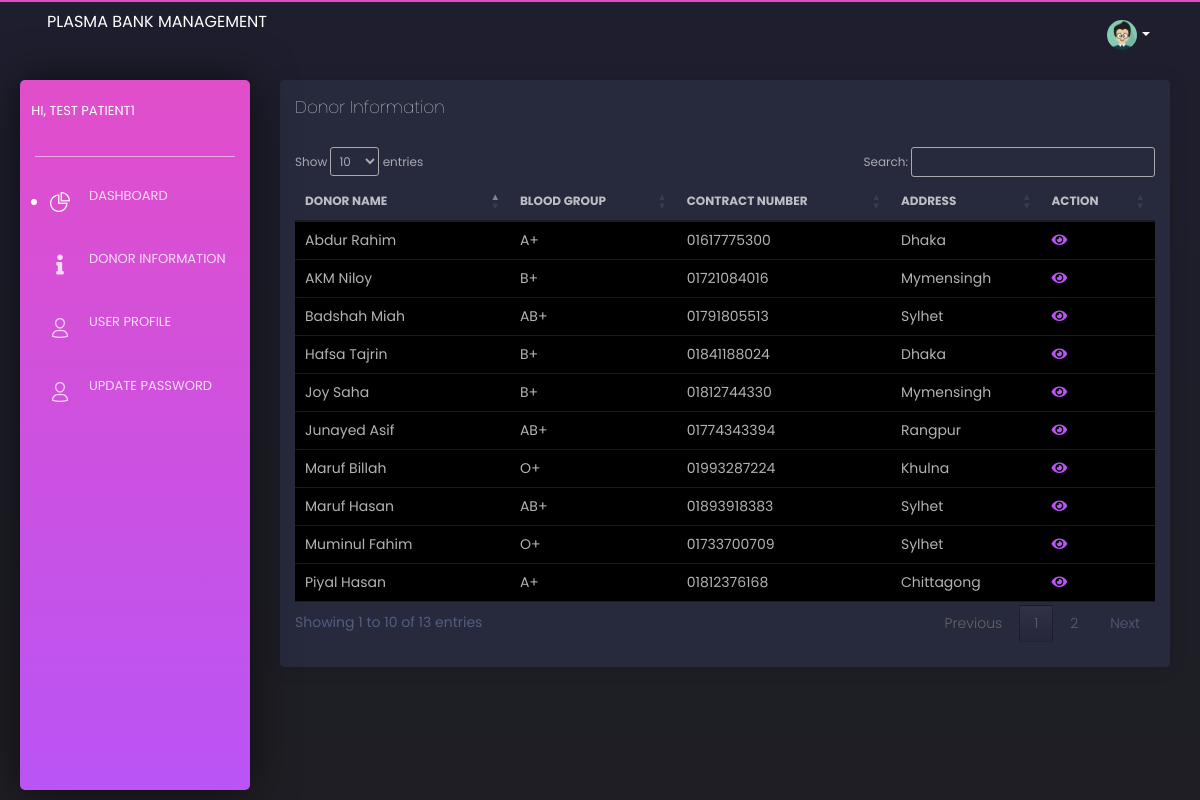
/Patient/donorinformation.php (signed in), run on an earlier commit of the app's database.
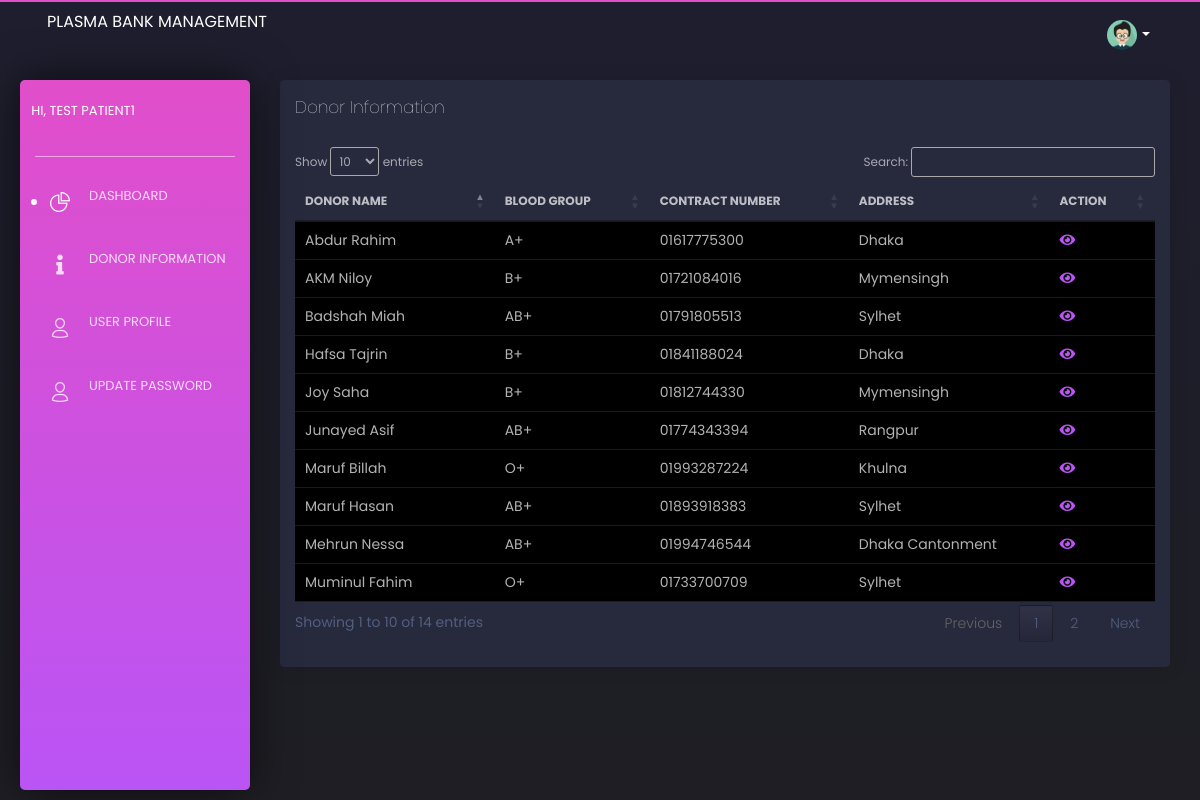
And on a later commit of the database.
### tables this page shows
CREATE TABLE `donor` (
  `Donor_Id` int(11) NOT NULL,
  `donor_username` varchar(255) NOT NULL,
  `Donor_Name` varchar(25) NOT NULL,
  `Address` text NOT NULL,
  `Contact_No` varchar(15) NOT NULL,
  `Date_of_Birth` date DEFAULT NULL,
  `Blood_Group` varchar(5) NOT NULL,
  `password` varchar(255) NOT NULL
);

### core/Session.php (called while the page is built, shortened)
<?php
class Session{
 public static function get($key){
  if (isset($_SESSION[$key])) {
   return $_SESSION[$key];
  } else {
   return false;
  }
 }
}
?>

### core/Database.php (called while the page is built, shortened)
<?php
Class Database {
    public $host = DB_HOST;
    public $user = DB_USER;
    public $pass = DB_PASS;
    public $dbname = DB_NAME;
    public $link;
    private function connectDB() {
        $this->link = new mysqli($this->host, $this->user, $this->pass, $this->dbname);
    }
    public function select($query) {
        $result = $this->link->query($query) or
                die($this->link->error . __LINE__);
        if ($result->num_rows > 0) {
            return $result;
        } else {
            return false;
        }
    }
}
?>

### class/System.php (called while the page is built, shortened)
<?php
class System {
    private $db;
    public function __construct() {
        $this->db = new Database();
    }
    public function getDonorList(){
        $query = "SELECT * FROM donor";
        $result = $this->db->select($query);
        return $result;
    }
}
?>

### Patient/donorinformation.php (the view)
<?php
 include 'header.php';
 $donorList = $system->getDonorList();
?>
<div class="content">
        <div class="row">
          <div class="col-md-12">
            <div class="card ">
              <div class="card-header">
                <h4 class="card-title">Donor Information</h4>
              </div>
              <div class="card-body">
                <div class="table-responsive">
                  <table class="table tablesorter " id="myTable">
                    <thead class=" text-primary">
                      <tr>
                        <th>Donor Name</th>
                        <th>Blood Group</th>
                        <th>Contract Number</th>
                        <th>Address</th>
                        <th>Action</th>
                      </tr>
                    <tbody>
                    <?php
                      while($row = $donorList->fetch_assoc()){
                    ?>
                      <tr style="color: #fff; background: black;">
                        <td>
                          <?php echo $row['Donor_Name'];?>
                        </td>
                        <td>
                         <?php echo $row['Blood_Group'];?>
                        </td>
                        <td>
                         <?php echo $row['Contact_No'];?>
                        </td>
                        <td>
                         <?php echo $row['Address'];?>
                        </td>
                        <td>
                        <a href="view-medicle-history.php?did=<?php echo $row['Donor_Id']; ?>"><span class="label label-info"><i class=" fas fa-eye"></i></span></a>
                        </td>
                      </tr>
                    <?php } ?>
                    </tbody>
                    </thead>
                  </table>
                </div>
              </div>
            </div>
          </div>
<?php
 include 'footer.php';
?>

### Patient/header.php (shortened to what this page needs)
<?php
include '../core/Session.php';
include '../core/Database.php';
include'../class/System.php';
$system = new System();
?>
<!DOCTYPE html>
<html lang="en">
<head>
    <link href="https://use.fontawesome.com/releases/v5.0.6/css/all.css" rel="stylesheet">
    <link href="../assets/css/nucleo-icons.css" rel="stylesheet" />
    <link href="../assets/css/black-dashboard.css?v=1.0.0" rel="stylesheet" />
    <link href="//cdn.datatables.net/1.11.3/css/jquery.dataTables.min.css" rel="stylesheet">
</head>
<body class="">
    <div class="wrapper">
        <div class="sidebar">
            <div class="sidebar-wrapper">
                <div class="logo">
                    <h5 class="simple-text logo-mini"> Hi, <?php echo Session::get('name');?></h5>
                </div>
                <ul class="nav">
                    <li class="active">
                        <a href="PatientDashboard.php">
                            <i class="tim-icons icon-chart-pie-36"></i>
                            <h5>Dashboard</h5>
                        </a>
                    </li>
                    <li>
                        <a href="donorinformation.php">
                            <i class="fas fa-info"></i>
                            <h5>Donor Information</h5>
                        </a>
                    </li>
                    <li>
                        <a href="UserProfile.php">
                            <i class="tim-icons icon-single-02"></i>
                            <h5>User Profile</h5>
                        </a>
                    </li>
                    <li>
                        <a href="updatePassword.php">
                            <i class="tim-icons icon-single-02"></i>
                            <h5>Update Password</h5>
                        </a>
                    </li>
                </ul>
            </div>
        </div>
        <div class="main-panel">
            <nav class="navbar navbar-expand-lg navbar-absolute navbar-transparent">
                <div class="container-fluid">
                    <div class="navbar-wrapper">
                        <h3 class="navbar-brand">Plasma Bank Management</h3>
                    </div>
                    <div class="collapse navbar-collapse" id="navigation">
                        <ul class="navbar-nav ml-auto">
                            <li class="dropdown nav-item">
                                <a href="#" class="dropdown-toggle nav-link" data-toggle="dropdown">
                                    <div class="photo">
                                        <img src="../assets/img/anime3.png" alt="Profile Photo">
                                    </div>
                                    <b class="caret d-none d-lg-block d-xl-block"></b>
                                </a>
                            </li>
                        </ul>
                    </div>
                </div>
            </nav>

### Patient/footer.php (shortened to what this page needs)
</body>
</html>

What changed in the data, as far as the page shows it:
no longer on this page (row unchanged): donor: Donor_Name "Piyal Hasan", Blood_Group "A+", Contact_No "01812376168", Address "Chittagong"
added donor: Donor_Name "Mehrun Nessa", Blood_Group "AB+", Contact_No "01994746544", Address "Dhaka Cantonment"
Also different on the page:
text written by a page script: "Show entries Search: Showing 1 to 10 of 13 entries Previous 1 2 Next" → "Show entries Search: Showing 1 to 10 of 14 entries Previous 1 2 Next"
